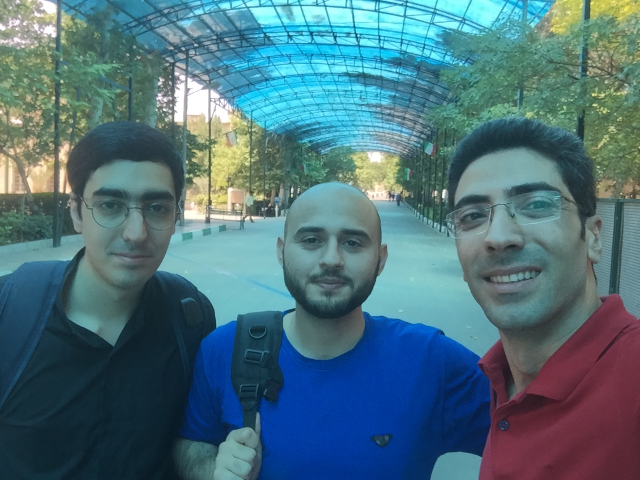
%> input picture 701_StillsRaw_full/IMG_8185.JPG, 1280 x 960 px (shown at 1/2 size)
$ octave just_conv.m   (GNU Octave 9; MATLAB toolbox functions it lacks are replaced by stand-ins)
%> lines starting %> are read from the running program, lines starting %| are printed output that depends on the picture
clc;
clear all
img = imread('701_StillsRaw_full/IMG_8185.jpg');
%> img is the input picture: size 960x1280x3 uint8; mean R, G, B 76.6, 112.6, 123.6
size(img)
%> ans = [960 1280 3]
img_temp = img;
% imshow(img(:,:,:))
img_conved = zeros(320,426,3);
conv_mul = zeros(3,3,3);
conv_mul(:,:,1) = [1,0,1;0,1,0;1,0,1];
conv_mul(:,:,2) = [1,0,1;0,1,0;1,0,1];
conv_mul(:,:,3) = [1,0,1;0,1,0;1,0,1];
conv_mul = uint8(conv_mul);
% conv 3*3 for RGB image
for i=1:319
    for j=1:425
        for k=1:3
            img_temp((i*3):(i*3)+2,(j*3):(j*3)+2,k) = ...
                img_temp((i*3):(i*3)+2,(j*3):(j*3)+2,k) .* conv_mul(:,:,k);
            img_conved(i,j,k) =...
                max(max(img_temp((i*3):(i*3)+2,(j*3):(j*3)+2,k)));
        end
    end
end
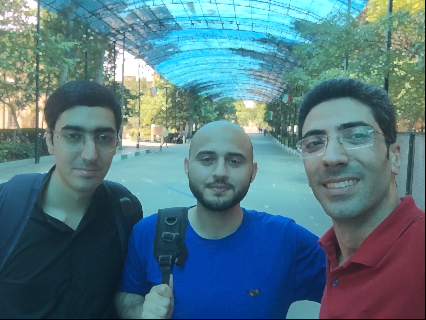
%> img_conved: size 320x426x3 double; mean R, G, B 83.3, 119.3, 130.1
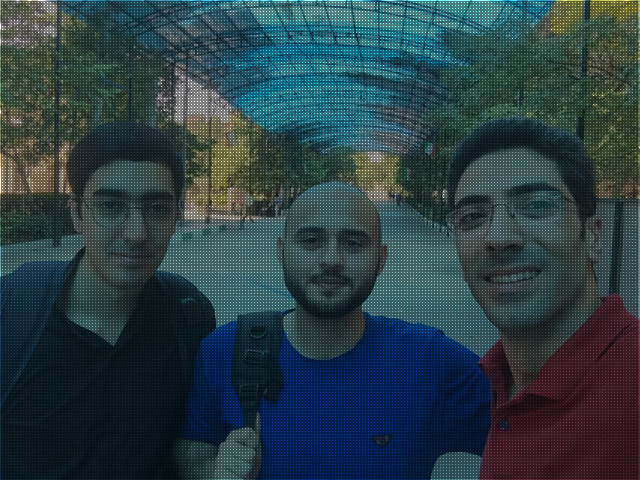
%> img_temp: size 960x1280x3 uint8 (shown at 1/2 size); mean R, G, B 42.9, 63, 69.1
img_conved = uint8(img_conved);
%> img_conved: size 320x426x3 uint8


img_conved2 = zeros(106,142,3);
% conv 3*3 for RGB image
for i=1:105
    for j=1:141
        for k=1:3
            img_conved((i*3):(i*3)+2,(j*3):(j*3)+2,k) = ...
                img_conved((i*3):(i*3)+2,(j*3):(j*3)+2,k) .* conv_mul(:,:,k);
            img_conved2(i,j,k) =...
                max(max(img_conved((i*3):(i*3)+2,(j*3):(j*3)+2,k)));
        end
    end
end
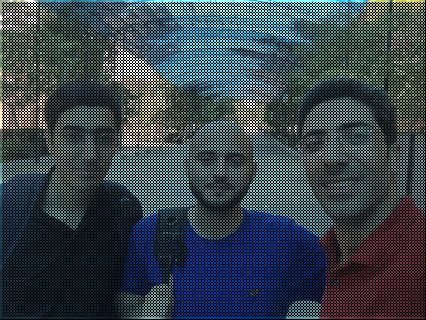
%> img_conved: size 320x426x3 uint8; mean R, G, B 46.9, 67.2, 73.3
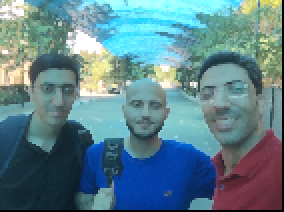
%> img_conved2: size 106x142x3 double (shown 2 times larger); mean R, G, B 93.4, 129.1, 139.4
img_conved2 = uint8(img_conved2);
%> img_conved2: size 106x142x3 uint8

% [34 lines of commented-out code are left out]
subplot(2,3,1), imshow(img);
title('Original image');
xlabel('960 px');
ylabel('1280 px');
subplot(2,3,2), imshow(img_conved);
title('sum conv by multiply filter');
xlabel('320 px');
ylabel('426 px');
subplot(2,3,3), imshow(img_conved2);
title('sum conv by summing filter');
xlabel('106 px');
ylabel('142 px');
% [8 lines of commented-out code are left out]
